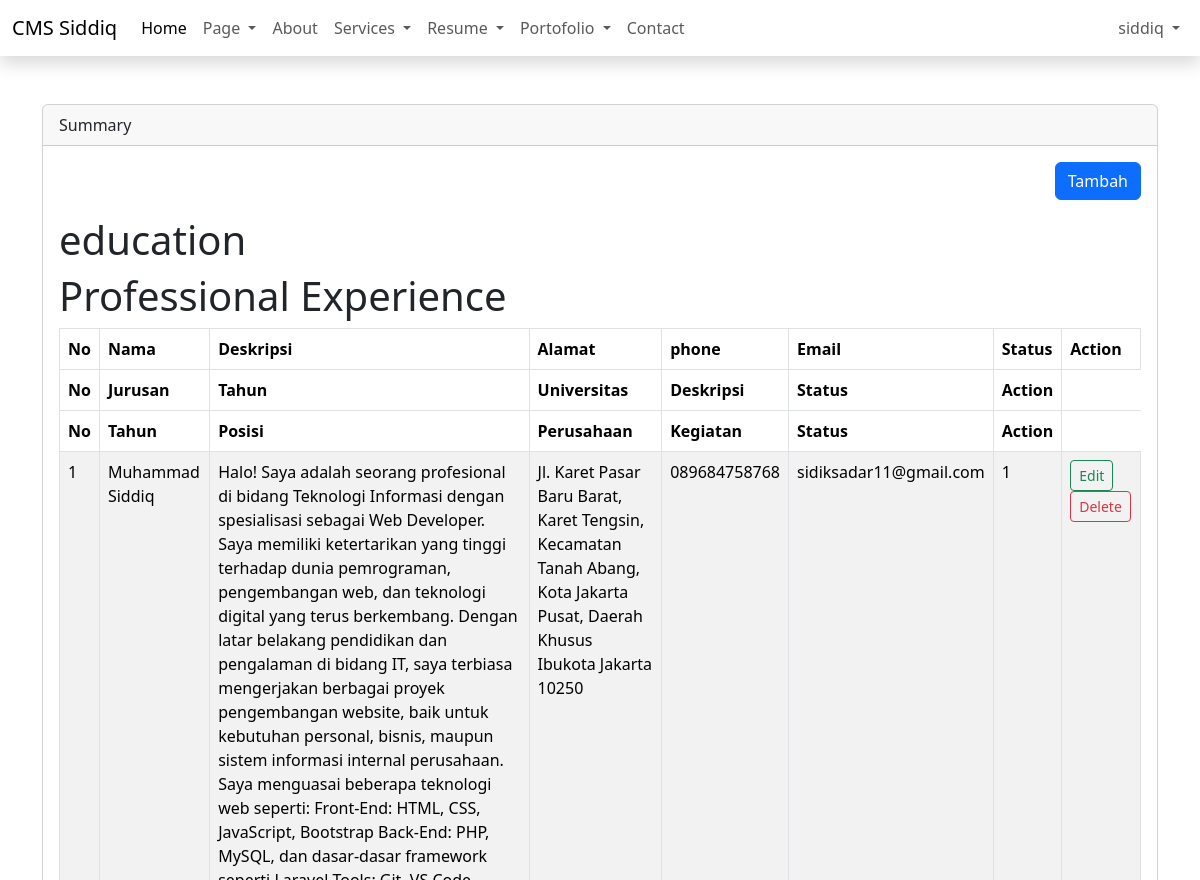
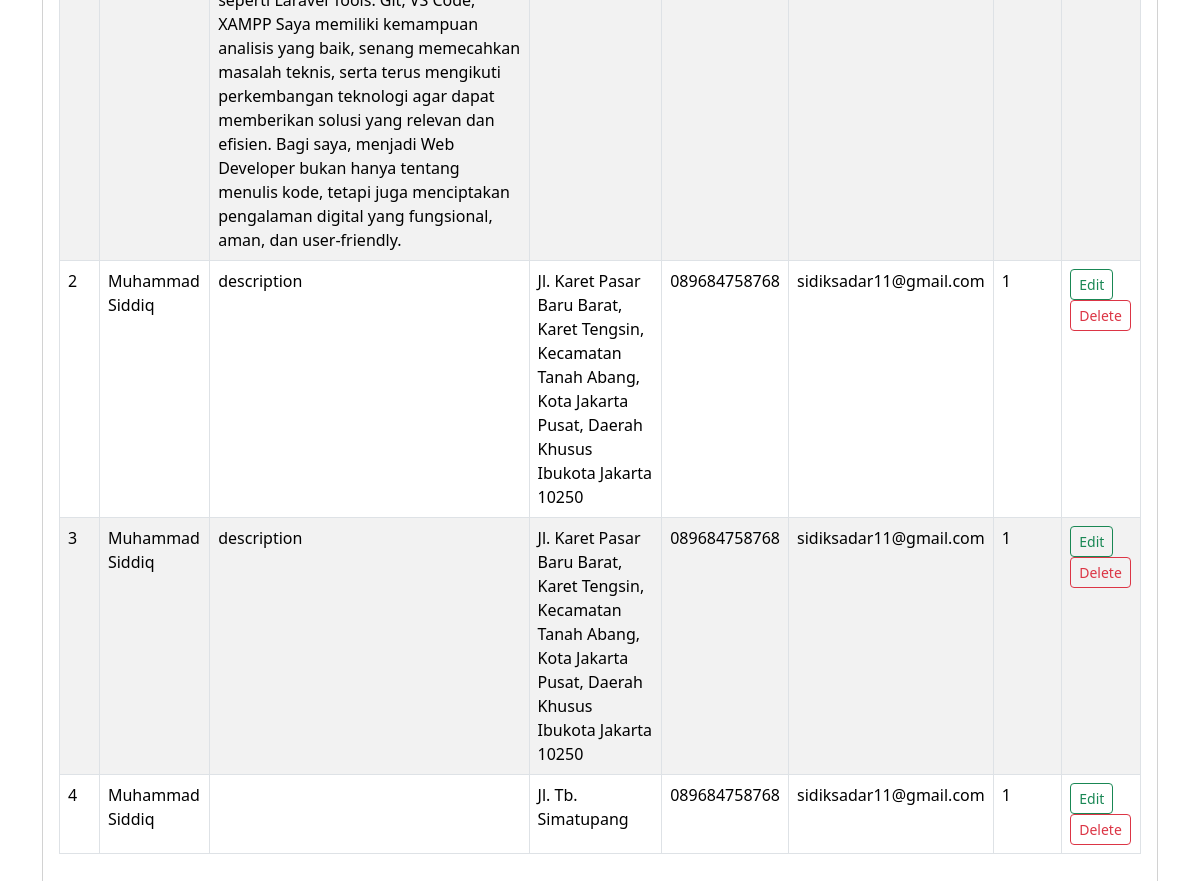
/admin/dashboard.php?page=summary (signed in), run on the app's committed database (2 pictures, top to bottom).
### tables this page shows
CREATE TABLE `summarys` (
  `id` int(11) NOT NULL,
  `description` text NOT NULL,
  `name` varchar(50) NOT NULL,
  `address` text NOT NULL,
  `phone` varchar(50) NOT NULL,
  `email` varchar(50) NOT NULL,
  `status` tinyint(4) NOT NULL DEFAULT 1,
  `created_at` timestamp NOT NULL DEFAULT current_timestamp() ON UPDATE current_timestamp(),
  `updated_at` timestamp NOT NULL DEFAULT current_timestamp()
);

### admin/content/summary.php (the view, shortened to what this page needs)
<?php
$query = mysqli_query($config, "SELECT * FROM summarys ORDER BY id DESC");
$row = mysqli_fetch_all($query, MYSQLI_ASSOC);
?>
<div class="table-responsive">
    <div align="right" class="mb-3">
        <a href="?page=add-summary" class="btn btn-primary">Tambah</a>
    </div>
    <table class="table table-bordered table-striped" id="table">
        <thead>
            <tr>
                <th>No</th>
                <th>Nama</th>
                <th>Deskripsi</th>
                <th>Alamat</th>
                <th>phone</th>
                <th>Email</th>
                <th>Status</th>
                <th>Action</th>
            </tr>
            <tr>
                <h1>education</h1>
                <th>No</th>
                <th>Jurusan</th>
                <th>Tahun</th>
                <th>Universitas</th>
                <th>Deskripsi</th>
                <th>Status</th>
                <th>Action</th>
            </tr>
            <tr>
                <h1>Professional Experience</h1>
                <th>No</th>
                <th>Tahun</th>
                <th>Posisi</th>
                <th>Perusahaan</th>
                <th>Kegiatan</th>
                <th>Status</th>
                <th>Action</th>
            </tr>
        </thead>
        <tbody>
            <?php
            foreach ($row as $key => $data):
            ?>
                <tr>
                    <td><?= $key + 1 ?></td>
                    <td><?= $data['name'] ?></td>
                    <td><?= $data['description'] ?></td>
                    <td><?= $data['address'] ?></td>
                    <td><?= $data['phone'] ?></td>
                    <td><?= $data['email'] ?></td>
                    <td><?= $data['status'] ?></td>
                    <td>
                        <a href="add-summary.php?edit=<?php echo $data['id'] ?>" class="btn btn-outline-success btn-sm">Edit</a>
                        <a onclick="return confirm('Are you sure??')"
                            href="add-summary.php?delete=<?php echo $data['id'] ?>" class="btn btn-outline-danger btn-sm">Delete</a>
                    </td>
                </tr>
            <?php
            endforeach
            ?>
        </tbody>
    </table>
</div>

### data on the page
summarys: name "Muhammad Siddiq", description "Halo! Saya adalah seorang profesional di bidang Teknologi Informasi dengan spesialisasi sebagai Web Developer. Saya memiliki ketertarikan yang tinggi terhadap dunia pemrograman, pengembangan web, dan teknologi digital yang terus berkembang. Dengan latar belakang pendidikan dan pengalaman di bidang IT, saya terbiasa mengerjakan berbagai proyek pengembangan website, baik untuk kebutuhan personal, bisnis, maupun sistem informasi internal perusahaan. Saya menguasai beberapa teknologi web seperti: Front-End: HTML, CSS, JavaScript, Bootstrap Back-End: PHP, MySQL, dan dasar-dasar framework seperti Laravel Tools: Git, VS Code, XAMPP Saya memiliki kemampuan analisis yang baik, senang memecahkan…", address "Jl. Karet Pasar Baru Barat, Karet Tengsin, Kecamatan Tanah Abang, Kota Jakarta Pusat, Daerah Khusus Ibukota Jakarta 10250", phone "089684758768", email "sidiksadar11@gmail.com", status "1"
summarys: name "Muhammad Siddiq", description "description", address "Jl. Karet Pasar Baru Barat, Karet Tengsin, Kecamatan Tanah Abang, Kota Jakarta Pusat, Daerah Khusus Ibukota Jakarta 10250", phone "089684758768", email "sidiksadar11@gmail.com", status "1"
summarys: name "Muhammad Siddiq", description "description", address "Jl. Karet Pasar Baru Barat, Karet Tengsin, Kecamatan Tanah Abang, Kota Jakarta Pusat, Daerah Khusus Ibukota Jakarta 10250", phone "089684758768", email "sidiksadar11@gmail.com", status "1"
summarys: name "Muhammad Siddiq", address "Jl. Tb. Simatupang", phone "089684758768", email "sidiksadar11@gmail.com", status "1"

### other printed values
$_name "siddiq"
str_replace("-", " ",  ucfirst($_GET['page'])) "Summary"
